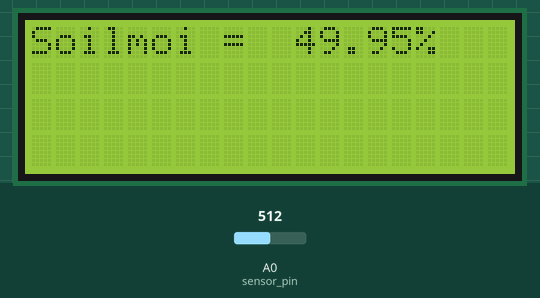
Bench run of a sketch on a simulated Arduino Uno, built with avr-gcc and run on an emulated ATmega328P. Shown: 20×4 character LCD. Inputs (shaded band) come from the test bench; at power-on: A0 (sensor_pin) = 512. What the sketch prints to the serial monitor is not drawn.

Above: at 1.2 s.
1.3 s: A0 (sensor_pin) set to 716
At 3.1 s:
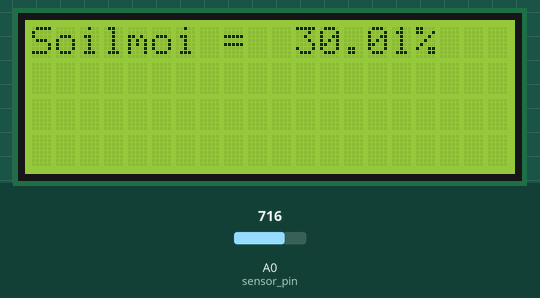
4.0 s: A0 (sensor_pin) set to 900
At 5.6 s:
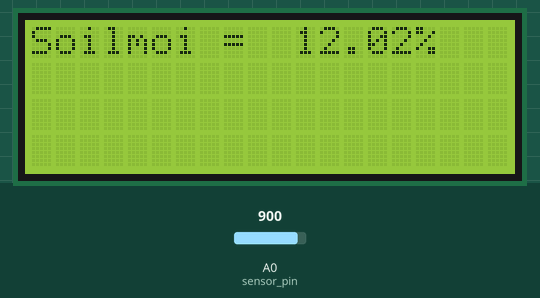
6.7 s: A0 (sensor_pin) set to 1023
At 9.2 s:
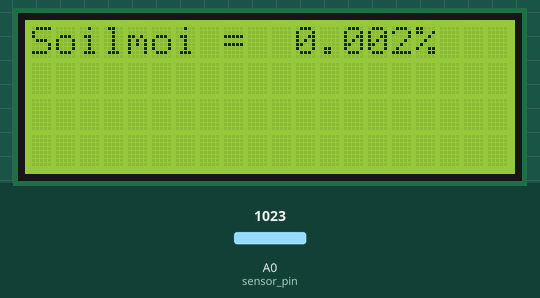
Timing chart, 0 to 10.7 s (numbered marks = the images above; inputs shaded):
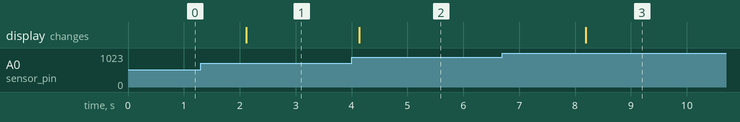

The sketch:

Soimoiture_LCD.ino
```cpp
#include <Wire.h>
#include <LiquidCrystal_I2C.h>

// Set the LCD address to 0x27 for a 16 chars and 2 line display
LiquidCrystal_I2C lcd(0x27, 20, 4);
//LiquidCrystal_I2C lcd(0x27, 16, 2);
const int sensor_pin = A0; /* Soil moisture sensor O/P pin */

void setup() {
  Serial.begin(9600); /* Define baud rate for serial communication */
  lcd.begin();
  // Turn on the blacklight and print a message.
  lcd.backlight();
}

void loop() {
  float moisture_percentage;
  int sensor_analog;
  sensor_analog = analogRead(sensor_pin);
  moisture_percentage = (100 - ((sensor_analog / 1023.00) * 100));
  Serial.print("Moisture Percentage = ");
  Serial.print(moisture_percentage);
  Serial.print("%\n\n");

  lcd.setCursor(0, 0);
  lcd.print("Soilmoi =  ");
  lcd.setCursor(11, 0);
  lcd.print(moisture_percentage);
  //lcd.setCursor(16, 0);
  //lcd.print(" ");
  lcd.setCursor(16, 0);
  lcd.print("%\n\n");
  lcd.setCursor(17, 0);
  lcd.print(" ");
  lcd.setCursor(18, 0);
  lcd.print(" ");

  delay(2000);
}
```

Measured:
- after the input at 1.3 s, the display: changes after 0.81 s (image 1)
- after the input at 4.0 s, the display: changes after 0.14 s (image 2)
- after the input at 6.7 s, the display: changes after 1.5 s (image 3)
